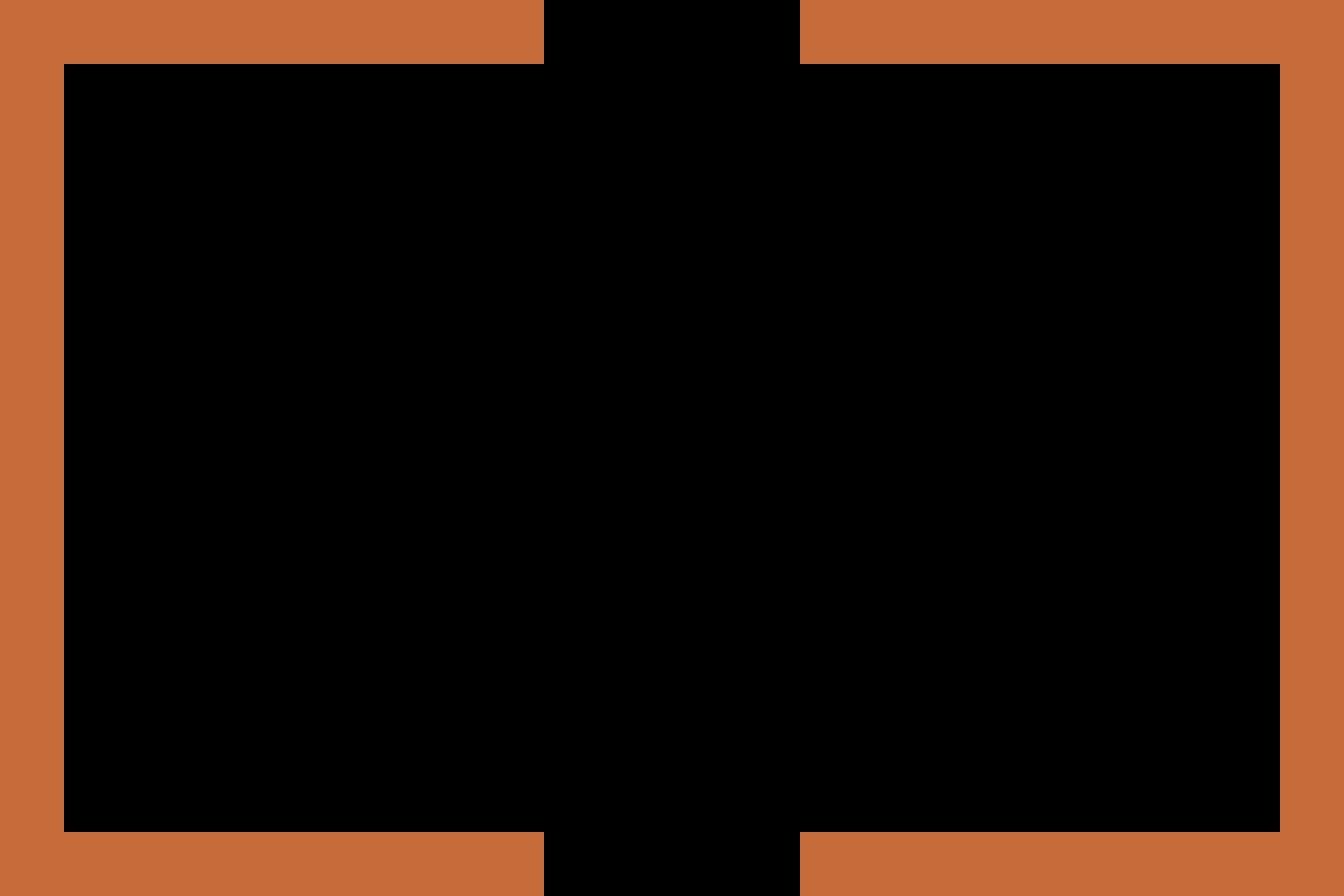

Rendered tile map (Tiled .tmx) drawn with the repository's tilesets; below, a short description and the map source with its tile grids summarised:
An orthogonal 42x28 tile map with 32x32 px tiles, 2 tile layers (Collision Tiles, NonCollision Tiles) and 4 objects (4x screenTransition).

<map version="1.0" orientation="orthogonal" width="42" height="28" tilewidth="32" tileheight="32">
 <tileset firstgid="1" name="tileset" tilewidth="32" tileheight="32">
  <image source="tileset.png" width="512" height="512" />
  <tile id="78">
   <properties>
    <property name="collision" value="true" />
   </properties>
  </tile>
 </tileset>
 <layer name="Collision Tiles" width="42" height="28">
  <data>[1176 cells, 232 non-empty, 1 distinct tile ids]</data>
 </layer>
 <layer name="NonCollision Tiles" width="42" height="28">
  <data>[1176 cells, 0 non-empty, 0 distinct tile ids]</data>
 </layer>
 <objectgroup name="Object Layer 1" width="42" height="28">
  <object name="S" type="screenTransition" x="512" y="898" width="322" height="86">
   <properties>
    <property name="spawnX" value="336" />
    <property name="spawnY" value="130" />
   </properties>
  </object>
  <object name="N" type="screenTransition" x="512" y="-95" width="322" height="86" />
  <object name="E" type="screenTransition" x="1345" y="280" width="120" height="292" />
  <object name="W" type="screenTransition" x="-123" y="269" width="120" height="292" />
 </objectgroup>
</map>
